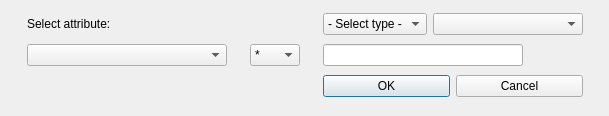
<?xml version="1.0" encoding="UTF-8"?>
<ui version="4.0">
 <class>ResacleValuesForm</class>
 <widget class="QDialog" name="ResacleValuesForm">
  <property name="geometry">
   <rect>
    <x>0</x>
    <y>0</y>
    <width>609</width>
    <height>116</height>
   </rect>
  </property>
  <property name="windowTitle">
   <string>Rescale values</string>
  </property>
  <widget class="QWidget" name="gridLayoutWidget">
   <property name="geometry">
    <rect>
     <x>10</x>
     <y>10</y>
     <width>591</width>
     <height>91</height>
    </rect>
   </property>
   <layout class="QGridLayout" name="gridLayout">
    <item row="1" column="0">
     <widget class="QComboBox" name="CBAttributes">
      <property name="maximumSize">
       <size>
        <width>200</width>
        <height>16777215</height>
       </size>
      </property>
     </widget>
    </item>
    <item row="1" column="2">
     <widget class="QLineEdit" name="QLValue">
      <property name="maximumSize">
       <size>
        <width>200</width>
        <height>16777215</height>
       </size>
      </property>
     </widget>
    </item>
    <item row="1" column="1">
     <widget class="QComboBox" name="CBOperator">
      <property name="minimumSize">
       <size>
        <width>50</width>
        <height>0</height>
       </size>
      </property>
      <property name="maximumSize">
       <size>
        <width>50</width>
        <height>16777215</height>
       </size>
      </property>
      <item>
       <property name="text">
        <string>*</string>
       </property>
      </item>
      <item>
       <property name="text">
        <string>/</string>
       </property>
      </item>
      <item>
       <property name="text">
        <string>+</string>
       </property>
      </item>
      <item>
       <property name="text">
        <string>-</string>
       </property>
      </item>
     </widget>
    </item>
    <item row="0" column="2">
     <layout class="QHBoxLayout" name="horizontalLayout">
      <item>
       <widget class="QComboBox" name="CBTypes">
        <property name="minimumSize">
         <size>
          <width>100</width>
          <height>0</height>
         </size>
        </property>
        <item>
         <property name="text">
          <string>- Select type -</string>
         </property>
        </item>
        <item>
         <property name="text">
          <string>plant</string>
         </property>
        </item>
        <item>
         <property name="text">
          <string>fertilize</string>
         </property>
        </item>
        <item>
         <property name="text">
          <string>spray</string>
         </property>
        </item>
        <item>
         <property name="text">
          <string>other</string>
         </property>
        </item>
        <item>
         <property name="text">
          <string>harvest</string>
         </property>
        </item>
        <item>
         <property name="text">
          <string>soil</string>
         </property>
        </item>
        <item>
         <property name="text">
          <string>weather</string>
         </property>
        </item>
       </widget>
      </item>
      <item>
       <widget class="QComboBox" name="CBTables">
        <property name="minimumSize">
         <size>
          <width>150</width>
          <height>0</height>
         </size>
        </property>
        <property name="maximumSize">
         <size>
          <width>200</width>
          <height>16777215</height>
         </size>
        </property>
       </widget>
      </item>
     </layout>
    </item>
    <item row="0" column="0">
     <widget class="QLabel" name="label">
      <property name="layoutDirection">
       <enum>Qt::LeftToRight</enum>
      </property>
      <property name="text">
       <string>Select attribute:</string>
      </property>
      <property name="wordWrap">
       <bool>true</bool>
      </property>
     </widget>
    </item>
    <item row="2" column="2">
     <layout class="QHBoxLayout" name="horizontalLayout_2">
      <item>
       <widget class="QPushButton" name="PBOK">
        <property name="text">
         <string>OK</string>
        </property>
       </widget>
      </item>
      <item>
       <widget class="QPushButton" name="PBCancel">
        <property name="text">
         <string>Cancel</string>
        </property>
       </widget>
      </item>
     </layout>
    </item>
   </layout>
  </widget>
 </widget>
 <resources/>
 <connections/>
</ui>
